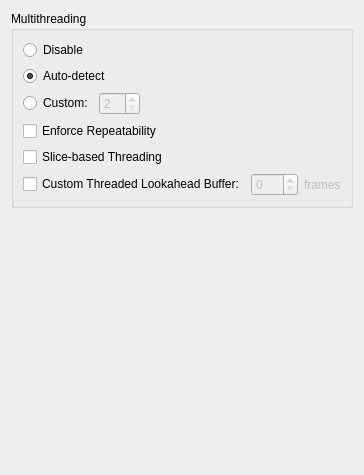
     <widget class="QWidget" name="tabAdvanced2">
      <attribute name="title">
       <string>Advanced 2</string>
      </attribute>
      <layout class="QVBoxLayout" name="verticalLayout_4">
       <item>
        <widget class="QGroupBox" name="groupBox_17">
         <property name="title">
          <string>Multithreading</string>
         </property>
         <layout class="QVBoxLayout" name="_2">
          <item>
           <layout class="QVBoxLayout" name="_4">
            <item>
             <widget class="QRadioButton" name="threadDisableRadioButton">
              <property name="text">
               <string>Disable</string>
              </property>
             </widget>
            </item>
            <item>
             <widget class="QRadioButton" name="threadAutoDetectRadioButton">
              <property name="text">
               <string>Auto-detect</string>
              </property>
              <property name="checked">
               <bool>true</bool>
              </property>
             </widget>
            </item>
            <item>
             <layout class="QHBoxLayout" name="_14">
              <item>
               <widget class="QRadioButton" name="threadCustomRadioButton">
                <property name="text">
                 <string comment="multithreading">Custom:</string>
                </property>
               </widget>
              </item>
              <item>
               <widget class="QSpinBox" name="threadCustomSpinBox">
                <property name="enabled">
                 <bool>false</bool>
                </property>
                <property name="minimum">
                 <number>2</number>
                </property>
                <property name="maximum">
                 <number>32</number>
                </property>
               </widget>
              </item>
              <item>
               <spacer name="spacer_2">
                <property name="orientation">
                 <enum>Qt::Horizontal</enum>
                </property>
                <property name="sizeHint" stdset="0">
                 <size>
                  <width>0</width>
                  <height>0</height>
                 </size>
                </property>
               </spacer>
              </item>
             </layout>
            </item>
           </layout>
          </item>
          <item>
           <widget class="QCheckBox" name="repeatabilityCheckBox">
            <property name="text">
             <string>Enforce Repeatability</string>
            </property>
           </widget>
          </item>
          <item>
           <widget class="QCheckBox" name="sliceThreadingCheckBox">
            <property name="text">
             <string>Slice-based Threading</string>
            </property>
           </widget>
          </item>
          <item>
           <layout class="QHBoxLayout" name="_15">
            <item>
             <widget class="QCheckBox" name="threadedLookaheadCheckBox">
              <property name="text">
               <string>Custom Threaded Lookahead Buffer:</string>
              </property>
             </widget>
            </item>
            <item>
             <widget class="QSpinBox" name="threadedLookaheadSpinBox">
              <property name="enabled">
               <bool>false</bool>
              </property>
              <property name="maximum">
               <number>250</number>
              </property>
             </widget>
            </item>
            <item>
             <widget class="QLabel" name="lblThreadedFrames">
              <property name="enabled">
               <bool>false</bool>
              </property>
              <property name="text">
               <string>frames</string>
              </property>
             </widget>
            </item>
            <item>
             <spacer name="spacer">
              <property name="orientation">
               <enum>Qt::Horizontal</enum>
              </property>
              <property name="sizeHint" stdset="0">
               <size>
                <width>0</width>
                <height>0</height>
               </size>
              </property>
             </spacer>
            </item>
           </layout>
          </item>
         </layout>
        </widget>
       </item>
       <item>
        <spacer name="verticalSpacer">
         <property name="orientation">
          <enum>Qt::Vertical</enum>
         </property>
         <property name="sizeHint" stdset="0">
          <size>
           <width>20</width>
           <height>256</height>
          </size>
         </property>
        </spacer>
       </item>
      </layout>
     </widget>
